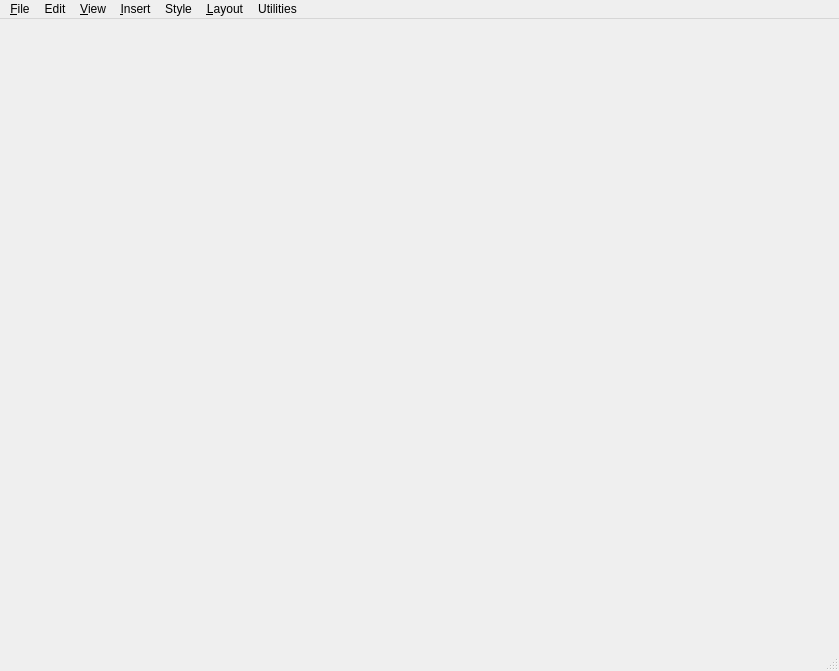
<?xml version="1.0" encoding="UTF-8"?>
<ui version="4.0">
 <class>MainWindow</class>
 <widget class="QMainWindow" name="MainWindow">
  <property name="geometry">
   <rect>
    <x>0</x>
    <y>0</y>
    <width>839</width>
    <height>671</height>
   </rect>
  </property>
  <property name="windowTitle">
   <string>MainWindow</string>
  </property>
  <widget class="QWidget" name="centralwidget">
   <widget class="QWidget" name="verticalLayoutWidget">
    <property name="geometry">
     <rect>
      <x>-1</x>
      <y>-1</y>
      <width>841</width>
      <height>631</height>
     </rect>
    </property>
    <layout class="QVBoxLayout" name="verticalLayout" stretch="">
     <property name="spacing">
      <number>0</number>
     </property>
    </layout>
   </widget>
  </widget>
  <widget class="QMenuBar" name="menubar">
   <property name="geometry">
    <rect>
     <x>0</x>
     <y>0</y>
     <width>839</width>
     <height>21</height>
    </rect>
   </property>
   <widget class="QMenu" name="menu_File">
    <property name="title">
     <string>&amp;File</string>
    </property>
    <addaction name="action_Open"/>
    <addaction name="action_Close"/>
    <addaction name="action_Save"/>
    <addaction name="actionSave_As"/>
    <addaction name="actionSave_and_Close"/>
    <addaction name="separator"/>
    <addaction name="actionPrint"/>
    <addaction name="actionPrint_Preview"/>
    <addaction name="separator"/>
    <addaction name="actionStatus"/>
    <addaction name="actionExit"/>
   </widget>
   <widget class="QMenu" name="menuEdit">
    <property name="title">
     <string>Edit</string>
    </property>
    <widget class="QMenu" name="menuCopy">
     <property name="title">
      <string>Copy</string>
     </property>
     <addaction name="actionBlock"/>
     <addaction name="actionFrom_Clipboard"/>
     <addaction name="actionTo_Clipboard"/>
    </widget>
    <widget class="QMenu" name="menuDelete">
     <property name="title">
      <string>Delete</string>
     </property>
     <addaction name="actionBlock_2"/>
     <addaction name="actionWord"/>
     <addaction name="actionLine"/>
     <addaction name="actionLine_Left_of_Cursor"/>
     <addaction name="actionLine_Right_of_Cursor"/>
     <addaction name="actionTo_Character"/>
    </widget>
    <widget class="QMenu" name="menuGo_to_Marker">
     <property name="title">
      <string>Go to Marker</string>
     </property>
     <addaction name="action1"/>
     <addaction name="action2"/>
     <addaction name="action3"/>
     <addaction name="action4"/>
     <addaction name="action5"/>
     <addaction name="action6"/>
     <addaction name="action7"/>
     <addaction name="action8"/>
     <addaction name="action9"/>
     <addaction name="action0"/>
    </widget>
    <widget class="QMenu" name="menuSet_Marker">
     <property name="title">
      <string>Set Marker</string>
     </property>
     <addaction name="action1_2"/>
     <addaction name="action2_2"/>
     <addaction name="action3_2"/>
     <addaction name="action4_2"/>
     <addaction name="action5_2"/>
     <addaction name="action6_2"/>
     <addaction name="action7_2"/>
     <addaction name="action8_2"/>
     <addaction name="action9_2"/>
     <addaction name="action0_2"/>
    </widget>
    <widget class="QMenu" name="menuGo_to_Other">
     <property name="title">
      <string>Go to Other</string>
     </property>
     <addaction name="actionFont_Tag"/>
     <addaction name="actionStyle_Tag"/>
     <addaction name="actionNote_2"/>
     <addaction name="actionPrevious_Position"/>
     <addaction name="actionLast_Find_Replace"/>
     <addaction name="actionBeginning_of_Block"/>
     <addaction name="actionDocument_Beginning"/>
     <addaction name="actionDocument_End"/>
     <addaction name="actionScrol_Continuously_Up"/>
     <addaction name="actionScroll_Continuously_Down"/>
    </widget>
    <widget class="QMenu" name="menuNote_Options">
     <property name="title">
      <string>Note Options</string>
     </property>
     <addaction name="actionStarting_Number_for_Note"/>
     <addaction name="actionConvert_Note"/>
     <addaction name="actionConvert_at_Print"/>
     <addaction name="actionEndnote_Location"/>
    </widget>
    <widget class="QMenu" name="menuEditing_Settings">
     <property name="title">
      <string>Editing Settings</string>
     </property>
     <addaction name="actionColumn_Block_Mode"/>
     <addaction name="actionColumn_Replace_Mode"/>
     <addaction name="actionAuto_Aline"/>
    </widget>
    <addaction name="actionMark_Block_Begining"/>
    <addaction name="actionMark_Block_End"/>
    <addaction name="actionMove"/>
    <addaction name="menuCopy"/>
    <addaction name="menuDelete"/>
    <addaction name="actionMark_Previous_Block"/>
    <addaction name="separator"/>
    <addaction name="actionFind"/>
    <addaction name="actionFind_and_Replace"/>
    <addaction name="actionFind_Next"/>
    <addaction name="actionGo_to_Character"/>
    <addaction name="actionGo_to_Page"/>
    <addaction name="menuGo_to_Marker"/>
    <addaction name="menuGo_to_Other"/>
    <addaction name="menuSet_Marker"/>
    <addaction name="separator"/>
    <addaction name="actionEdit_Note"/>
    <addaction name="menuNote_Options"/>
    <addaction name="menuEditing_Settings"/>
   </widget>
   <widget class="QMenu" name="menu_View">
    <property name="title">
     <string>&amp;View</string>
    </property>
    <addaction name="actionPrint_Preview_2"/>
    <addaction name="separator"/>
    <addaction name="actionCommand_Tages"/>
    <addaction name="actionBlock_Highlighting"/>
    <addaction name="separator"/>
    <addaction name="actionScreen_Settings"/>
   </widget>
   <widget class="QMenu" name="menu_Insert">
    <property name="title">
     <string>&amp;Insert</string>
    </property>
    <widget class="QMenu" name="menuOther_Value">
     <property name="title">
      <string>Other Value</string>
     </property>
     <addaction name="actionCurrent_Time"/>
     <addaction name="actionLast_Math_Result"/>
     <addaction name="actionLast_Math_Expression"/>
     <addaction name="actionLast_Math_as_Dollar"/>
     <addaction name="actionCurrent_Filename"/>
     <addaction name="actionCurrent_Drive"/>
     <addaction name="actionCurrent_Directory"/>
     <addaction name="actionCurrent_Path"/>
    </widget>
    <widget class="QMenu" name="menuVariable">
     <property name="title">
      <string>Variable</string>
     </property>
     <addaction name="actionDate"/>
     <addaction name="actionTime"/>
     <addaction name="actionPage"/>
     <addaction name="actionLine_2"/>
     <addaction name="actionFilename"/>
     <addaction name="actionDrive"/>
     <addaction name="actionDirectory"/>
     <addaction name="actionPath"/>
    </widget>
    <widget class="QMenu" name="menuNote">
     <property name="title">
      <string>Note</string>
     </property>
     <addaction name="actionComment"/>
     <addaction name="actionFootnote"/>
     <addaction name="actionEndnote"/>
     <addaction name="actionAnnotation"/>
    </widget>
    <widget class="QMenu" name="menuIndex_TOC_Entry">
     <property name="title">
      <string>Index/TOC Entry</string>
     </property>
     <addaction name="actionTOC_Entry"/>
     <addaction name="actionIndex_Entry"/>
     <addaction name="actionMark_Text_for_Index"/>
     <addaction name="actionDot_Leader_to_Tab"/>
    </widget>
    <addaction name="actionPage_Break"/>
    <addaction name="actionColumn_Break"/>
    <addaction name="separator"/>
    <addaction name="actionToday_s_Date"/>
    <addaction name="menuOther_Value"/>
    <addaction name="menuVariable"/>
    <addaction name="actionExtended_Character"/>
    <addaction name="separator"/>
    <addaction name="actionFile"/>
    <addaction name="actionGraphic"/>
    <addaction name="menuNote"/>
    <addaction name="separator"/>
    <addaction name="menuIndex_TOC_Entry"/>
    <addaction name="actionParagraph_Outline_Number"/>
   </widget>
   <widget class="QMenu" name="menuStyle">
    <property name="title">
     <string>Style</string>
    </property>
    <widget class="QMenu" name="menuOther">
     <property name="title">
      <string>Other</string>
     </property>
     <addaction name="actionStrikeout"/>
     <addaction name="actionSubscript"/>
     <addaction name="actionSuperscript"/>
     <addaction name="actionDouble_Strike"/>
     <addaction name="actionColor"/>
    </widget>
    <widget class="QMenu" name="menuManage_Paragraph_Styles">
     <property name="title">
      <string>Manage Paragraph Styles</string>
     </property>
     <addaction name="actionCopy_Style_to_Library"/>
     <addaction name="actionDelete_Library_Style"/>
     <addaction name="actionRename_Library_Style"/>
     <addaction name="actionRename_DOcument_Style"/>
    </widget>
    <widget class="QMenu" name="menuConvert_Case">
     <property name="title">
      <string>Convert Case</string>
     </property>
     <addaction name="actionUppercase"/>
     <addaction name="actionLowercase"/>
     <addaction name="actionSentence_Case"/>
    </widget>
    <addaction name="actionBold"/>
    <addaction name="actionItalic"/>
    <addaction name="actionUnderline"/>
    <addaction name="actionFont"/>
    <addaction name="menuOther"/>
    <addaction name="separator"/>
    <addaction name="actionSelect_Paragraph_Style"/>
    <addaction name="actionReturn_to_Previous_Style"/>
    <addaction name="actionDefine_Paragraph_Style"/>
    <addaction name="menuManage_Paragraph_Styles"/>
    <addaction name="separator"/>
    <addaction name="menuConvert_Case"/>
    <addaction name="actionSettings"/>
   </widget>
   <widget class="QMenu" name="menu_Layout">
    <property name="title">
     <string>&amp;Layout</string>
    </property>
    <widget class="QMenu" name="menuHeaders_Footers">
     <property name="title">
      <string>Headers/Footers</string>
     </property>
     <addaction name="actionHeader"/>
     <addaction name="actionFooter"/>
    </widget>
    <widget class="QMenu" name="menuSpecial_Effects">
     <property name="title">
      <string>Special Effects</string>
     </property>
     <addaction name="actionKeep_Words_Together_on_Line"/>
     <addaction name="actionKeep_Lines_Together_on_Page"/>
     <addaction name="actionKeep_Lines_Toghether_in_COlumn"/>
    </widget>
    <addaction name="actionCenter_Line"/>
    <addaction name="actionRight_Align_Line"/>
    <addaction name="separator"/>
    <addaction name="actionRuler_Line"/>
    <addaction name="actionColumns"/>
    <addaction name="actionPage_2"/>
    <addaction name="menuHeaders_Footers"/>
    <addaction name="actionPage_Numbering"/>
    <addaction name="actionLine_Numbering"/>
    <addaction name="actionAlignment_and_Spacing"/>
    <addaction name="menuSpecial_Effects"/>
   </widget>
   <widget class="QMenu" name="menuUtilities">
    <property name="title">
     <string>Utilities</string>
    </property>
    <widget class="QMenu" name="menuSpell_Check_Other">
     <property name="title">
      <string>Spell Check Other</string>
     </property>
     <addaction name="actionRest_of_Document"/>
     <addaction name="actionParagraph"/>
     <addaction name="actionRest_of_Notes"/>
    </widget>
    <widget class="QMenu" name="menuMacros">
     <property name="title">
      <string>Macros</string>
     </property>
     <addaction name="actionPlay"/>
     <addaction name="actionRecord"/>
     <addaction name="actionEdit_Create"/>
     <addaction name="actionSingle_Step"/>
     <addaction name="actionCopy_2"/>
     <addaction name="actionDelete_2"/>
     <addaction name="actionRename"/>
    </widget>
    <widget class="QMenu" name="menuSort_Block">
     <property name="title">
      <string>Sort Block</string>
     </property>
     <addaction name="actionAscending"/>
     <addaction name="actionDescending"/>
    </widget>
    <widget class="QMenu" name="menuMerge_Print_Commands">
     <property name="title">
      <string>Merge Print Commands</string>
     </property>
     <addaction name="actionData_File"/>
     <addaction name="actionName_Variables"/>
     <addaction name="actionSet_Variable"/>
     <addaction name="actionSet_Variable_to_Math_Result"/>
     <addaction name="actionAsk_for_Variable"/>
     <addaction name="separator"/>
     <addaction name="actionIf"/>
     <addaction name="actionElse"/>
     <addaction name="actionEnd_If"/>
     <addaction name="actionGo_to_Top_of_Document"/>
     <addaction name="actionGo_to_End_of_Document"/>
     <addaction name="separator"/>
     <addaction name="actionDisplay_Message"/>
     <addaction name="actionPrint_File_n_Times"/>
    </widget>
    <widget class="QMenu" name="menuReformat">
     <property name="title">
      <string>Reformat</string>
     </property>
     <addaction name="actionRest_of_Document_2"/>
     <addaction name="actionWord_2"/>
     <addaction name="actionType_Word"/>
     <addaction name="actionRest_of_Notes_2"/>
    </widget>
    <addaction name="actionSpell_Check_Global"/>
    <addaction name="menuSpell_Check_Other"/>
    <addaction name="actionThesaurus"/>
    <addaction name="actionLanguage_Change"/>
    <addaction name="separator"/>
    <addaction name="actionInset"/>
    <addaction name="actionCalculator"/>
    <addaction name="actionBlock_Math"/>
    <addaction name="menuSort_Block"/>
    <addaction name="actionWord_Count"/>
    <addaction name="separator"/>
    <addaction name="menuMacros"/>
    <addaction name="menuMerge_Print_Commands"/>
    <addaction name="separator"/>
    <addaction name="menuReformat"/>
   </widget>
   <addaction name="menu_File"/>
   <addaction name="menuEdit"/>
   <addaction name="menu_View"/>
   <addaction name="menu_Insert"/>
   <addaction name="menuStyle"/>
   <addaction name="menu_Layout"/>
   <addaction name="menuUtilities"/>
  </widget>
  <widget class="QStatusBar" name="statusbar"/>
  <action name="action_Open">
   <property name="text">
    <string>&amp;Open</string>
   </property>
   <property name="toolTip">
    <string>Open ^KR</string>
   </property>
   <property name="statusTip">
    <string>Open ^KR</string>
   </property>
  </action>
  <action name="action_Close">
   <property name="text">
    <string>&amp;Close</string>
   </property>
  </action>
  <action name="action_Save">
   <property name="text">
    <string>&amp;Save</string>
   </property>
   <property name="statusTip">
    <string>Save ^KS</string>
   </property>
  </action>
  <action name="actionSave_As">
   <property name="text">
    <string>Save &amp;As...</string>
   </property>
   <property name="statusTip">
    <string>Save As ^KT</string>
   </property>
  </action>
  <action name="actionSave_and_Close">
   <property name="text">
    <string>Save and Close</string>
   </property>
   <property name="statusTip">
    <string>Save and Close ^KD</string>
   </property>
  </action>
  <action name="actionPrint">
   <property name="text">
    <string>Print...</string>
   </property>
   <property name="statusTip">
    <string>Print ^KP</string>
   </property>
  </action>
  <action name="actionPrint_Preview">
   <property name="text">
    <string>Print Preview...</string>
   </property>
   <property name="statusTip">
    <string>Print Preview ^OP</string>
   </property>
  </action>
  <action name="actionStatus">
   <property name="text">
    <string>Status</string>
   </property>
   <property name="statusTip">
    <string>Status ^O?</string>
   </property>
  </action>
  <action name="actionExit">
   <property name="text">
    <string>Exit</string>
   </property>
   <property name="statusTip">
    <string>Exit ^KX</string>
   </property>
  </action>
  <action name="actionMark_Block_Begining">
   <property name="text">
    <string>Mark Block Begining</string>
   </property>
  </action>
  <action name="actionMark_Block_End">
   <property name="text">
    <string>Mark Block End</string>
   </property>
  </action>
  <action name="actionMove">
   <property name="text">
    <string>Move Block</string>
   </property>
  </action>
  <action name="actionBlock">
   <property name="text">
    <string>Block</string>
   </property>
  </action>
  <action name="actionFrom_Clipboard">
   <property name="text">
    <string>From Clipboard</string>
   </property>
  </action>
  <action name="actionTo_Clipboard">
   <property name="text">
    <string>To Clipboard</string>
   </property>
  </action>
  <action name="actionBlock_2">
   <property name="text">
    <string>Block</string>
   </property>
  </action>
  <action name="actionWord">
   <property name="text">
    <string>Word</string>
   </property>
  </action>
  <action name="actionLine">
   <property name="text">
    <string>Line</string>
   </property>
  </action>
  <action name="actionLine_Left_of_Cursor">
   <property name="text">
    <string>Line Left of Cursor</string>
   </property>
  </action>
  <action name="actionLine_Right_of_Cursor">
   <property name="text">
    <string>Line Right of Cursor</string>
   </property>
  </action>
  <action name="actionTo_Character">
   <property name="text">
    <string>To Character...</string>
   </property>
  </action>
  <action name="actionMark_Previous_Block">
   <property name="text">
    <string>Mark Previous Block</string>
   </property>
  </action>
  <action name="actionFind">
   <property name="text">
    <string>Find...</string>
   </property>
  </action>
  <action name="actionFind_and_Replace">
   <property name="text">
    <string>Find and Replace...</string>
   </property>
  </action>
  <action name="actionFind_Next">
   <property name="text">
    <string>Find Next</string>
   </property>
  </action>
  <action name="actionGo_to_Character">
   <property name="text">
    <string>Go to Character...</string>
   </property>
  </action>
  <action name="actionGo_to_Page">
   <property name="text">
    <string>Go to Page...</string>
   </property>
  </action>
  <action name="action1">
   <property name="text">
    <string>1</string>
   </property>
  </action>
  <action name="action2">
   <property name="text">
    <string>2</string>
   </property>
  </action>
  <action name="action3">
   <property name="text">
    <string>3</string>
   </property>
  </action>
  <action name="action4">
   <property name="text">
    <string>4</string>
   </property>
  </action>
  <action name="action5">
   <property name="text">
    <string>5</string>
   </property>
  </action>
  <action name="action6">
   <property name="text">
    <string>6</string>
   </property>
  </action>
  <action name="action7">
   <property name="text">
    <string>7</string>
   </property>
  </action>
  <action name="action8">
   <property name="text">
    <string>8</string>
   </property>
  </action>
  <action name="action9">
   <property name="text">
    <string>9</string>
   </property>
  </action>
  <action name="action0">
   <property name="text">
    <string>0</string>
   </property>
  </action>
  <action name="action1_2">
   <property name="text">
    <string>1</string>
   </property>
  </action>
  <action name="action2_2">
   <property name="text">
    <string>2</string>
   </property>
  </action>
  <action name="action3_2">
   <property name="text">
    <string>3</string>
   </property>
  </action>
  <action name="action4_2">
   <property name="text">
    <string>4</string>
   </property>
  </action>
  <action name="action5_2">
   <property name="text">
    <string>5</string>
   </property>
  </action>
  <action name="action6_2">
   <property name="text">
    <string>6</string>
   </property>
  </action>
  <action name="action7_2">
   <property name="text">
    <string>7</string>
   </property>
  </action>
  <action name="action8_2">
   <property name="text">
    <string>8</string>
   </property>
  </action>
  <action name="action9_2">
   <property name="text">
    <string>9</string>
   </property>
  </action>
  <action name="action0_2">
   <property name="text">
    <string>0</string>
   </property>
  </action>
  <action name="actionEdit_Note">
   <property name="text">
    <string>Edit Note</string>
   </property>
  </action>
  <action name="actionPrint_Preview_2">
   <property name="text">
    <string>Print Preview</string>
   </property>
  </action>
  <action name="actionCommand_Tages">
   <property name="text">
    <string>Command Tages</string>
   </property>
  </action>
  <action name="actionBlock_Highlighting">
   <property name="text">
    <string>Block Highlighting</string>
   </property>
  </action>
  <action name="actionScreen_Settings">
   <property name="text">
    <string>Screen Settings...</string>
   </property>
  </action>
  <action name="actionPage_Break">
   <property name="text">
    <string>Page Break</string>
   </property>
  </action>
  <action name="actionColumn_Break">
   <property name="text">
    <string>Column Break</string>
   </property>
  </action>
  <action name="actionToday_s_Date">
   <property name="text">
    <string>Today's Date</string>
   </property>
  </action>
  <action name="actionCurrent_Time">
   <property name="text">
    <string>Current Time</string>
   </property>
  </action>
  <action name="actionLast_Math_Result">
   <property name="text">
    <string>Last Math Result</string>
   </property>
  </action>
  <action name="actionLast_Math_Expression">
   <property name="text">
    <string>Last Math Expression</string>
   </property>
  </action>
  <action name="actionLast_Math_as_Dollar">
   <property name="text">
    <string>Last Math as Dollar</string>
   </property>
  </action>
  <action name="actionCurrent_Filename">
   <property name="text">
    <string>Current Filename</string>
   </property>
  </action>
  <action name="actionCurrent_Drive">
   <property name="text">
    <string>Current Drive</string>
   </property>
  </action>
  <action name="actionCurrent_Directory">
   <property name="text">
    <string>Current Directory</string>
   </property>
  </action>
  <action name="actionCurrent_Path">
   <property name="text">
    <string>Current Path</string>
   </property>
  </action>
  <action name="actionDate">
   <property name="text">
    <string>Date</string>
   </property>
  </action>
  <action name="actionTime">
   <property name="text">
    <string>Time</string>
   </property>
  </action>
  <action name="actionPage">
   <property name="text">
    <string>Page</string>
   </property>
  </action>
  <action name="actionLine_2">
   <property name="text">
    <string>Line</string>
   </property>
  </action>
  <action name="actionFilename">
   <property name="text">
    <string>Filename</string>
   </property>
  </action>
  <action name="actionDrive">
   <property name="text">
    <string>Drive</string>
   </property>
  </action>
  <action name="actionDirectory">
   <property name="text">
    <string>Directory</string>
   </property>
  </action>
  <action name="actionPath">
   <property name="text">
    <string>Path</string>
   </property>
  </action>
  <action name="actionExtended_Character">
   <property name="text">
    <string>Extended Character</string>
   </property>
  </action>
  <action name="actionFile">
   <property name="text">
    <string>File...</string>
   </property>
  </action>
  <action name="actionGraphic">
   <property name="text">
    <string>Graphic...</string>
   </property>
  </action>
  <action name="actionParagraph_Outline_Number">
   <property name="text">
    <string>Paragraph Outline Number...</string>
   </property>
  </action>
  <action name="actionComment">
   <property name="text">
    <string>Comment...</string>
   </property>
  </action>
  <action name="actionFootnote">
   <property name="text">
    <string>Footnote...</string>
   </property>
  </action>
  <action name="actionEndnote">
   <property name="text">
    <string>Endnote...</string>
   </property>
  </action>
  <action name="actionAnnotation">
   <property name="text">
    <string>Annotation...</string>
   </property>
  </action>
  <action name="actionTOC_Entry">
   <property name="text">
    <string>TOC Entry...</string>
   </property>
  </action>
  <action name="actionIndex_Entry">
   <property name="text">
    <string>Index Entry...</string>
   </property>
  </action>
  <action name="actionMark_Text_for_Index">
   <property name="text">
    <string>Mark Text for Index</string>
   </property>
  </action>
  <action name="actionDot_Leader_to_Tab">
   <property name="text">
    <string>Dot Leader to Tab</string>
   </property>
  </action>
  <action name="actionFont_Tag">
   <property name="text">
    <string>Font Tag</string>
   </property>
  </action>
  <action name="actionStyle_Tag">
   <property name="text">
    <string>Style Tag</string>
   </property>
  </action>
  <action name="actionNote_2">
   <property name="text">
    <string>Note...</string>
   </property>
  </action>
  <action name="actionPrevious_Position">
   <property name="text">
    <string>Previous Position</string>
   </property>
  </action>
  <action name="actionLast_Find_Replace">
   <property name="text">
    <string>Last Find/Replace</string>
   </property>
  </action>
  <action name="actionBeginning_of_Block">
   <property name="text">
    <string>Beginning of Block</string>
   </property>
  </action>
  <action name="actionDocument_Beginning">
   <property name="text">
    <string>Document Beginning</string>
   </property>
  </action>
  <action name="actionDocument_End">
   <property name="text">
    <string>Document End</string>
   </property>
  </action>
  <action name="actionScrol_Continuously_Up">
   <property name="text">
    <string>Scroll Continuously Up</string>
   </property>
  </action>
  <action name="actionScroll_Continuously_Down">
   <property name="text">
    <string>Scroll Continuously Down</string>
   </property>
  </action>
  <action name="actionStarting_Number_for_Note">
   <property name="text">
    <string>Starting Number for Note...</string>
   </property>
  </action>
  <action name="actionConvert_Note">
   <property name="text">
    <string>Convert Note...</string>
   </property>
  </action>
  <action name="actionConvert_at_Print">
   <property name="text">
    <string>Convert at Print...</string>
   </property>
  </action>
  <action name="actionEndnote_Location">
   <property name="text">
    <string>Endnote Location</string>
   </property>
  </action>
  <action name="actionColumn_Block_Mode">
   <property name="text">
    <string>Column Block Mode</string>
   </property>
  </action>
  <action name="actionColumn_Replace_Mode">
   <property name="text">
    <string>Column Replace Mode</string>
   </property>
  </action>
  <action name="actionAuto_Aline">
   <property name="text">
    <string>Auto Align</string>
   </property>
  </action>
  <action name="actionBold">
   <property name="text">
    <string>Bold</string>
   </property>
  </action>
  <action name="actionItalic">
   <property name="text">
    <string>Italic</string>
   </property>
  </action>
  <action name="actionUnderline">
   <property name="text">
    <string>Underline</string>
   </property>
  </action>
  <action name="actionFont">
   <property name="text">
    <string>Font...</string>
   </property>
  </action>
  <action name="actionStrikeout">
   <property name="text">
    <string>Strikeout</string>
   </property>
  </action>
  <action name="actionSubscript">
   <property name="text">
    <string>Subscript</string>
   </property>
  </action>
  <action name="actionSuperscript">
   <property name="text">
    <string>Superscript</string>
   </property>
  </action>
  <action name="actionDouble_Strike">
   <property name="text">
    <string>Double Strike</string>
   </property>
  </action>
  <action name="actionColor">
   <property name="text">
    <string>Color</string>
   </property>
  </action>
  <action name="actionSelect_Paragraph_Style">
   <property name="text">
    <string>Select Paragraph Style</string>
   </property>
  </action>
  <action name="actionReturn_to_Previous_Style">
   <property name="text">
    <string>Return to Previous Style</string>
   </property>
  </action>
  <action name="actionDefine_Paragraph_Style">
   <property name="text">
    <string>Define Paragraph Style...</string>
   </property>
  </action>
  <action name="actionCopy_Style_to_Library">
   <property name="text">
    <string>Copy Style to Library...</string>
   </property>
  </action>
  <action name="actionDelete_Library_Style">
   <property name="text">
    <string>Delete Library Style...</string>
   </property>
  </action>
  <action name="actionRename_Library_Style">
   <property name="text">
    <string>Rename Library Style...</string>
   </property>
  </action>
  <action name="actionRename_DOcument_Style">
   <property name="text">
    <string>Rename DOcument Style...</string>
   </property>
  </action>
  <action name="actionUppercase">
   <property name="text">
    <string>Uppercase</string>
   </property>
  </action>
  <action name="actionLowercase">
   <property name="text">
    <string>Lowercase</string>
   </property>
  </action>
  <action name="actionSentence_Case">
   <property name="text">
    <string>Sentence Case</string>
   </property>
  </action>
  <action name="actionSettings">
   <property name="text">
    <string>Settings...</string>
   </property>
  </action>
  <action name="actionCenter_Line">
   <property name="text">
    <string>Center Line</string>
   </property>
  </action>
  <action name="actionRight_Align_Line">
   <property name="text">
    <string>Right Align Line</string>
   </property>
  </action>
  <action name="actionRuler_Line">
   <property name="text">
    <string>Ruler Line...</string>
   </property>
  </action>
  <action name="actionColumns">
   <property name="text">
    <string>Columns...</string>
   </property>
  </action>
  <action name="actionPage_2">
   <property name="text">
    <string>Page...</string>
   </property>
  </action>
  <action name="actionHeader">
   <property name="text">
    <string>Header...</string>
   </property>
  </action>
  <action name="actionFooter">
   <property name="text">
    <string>Footer...</string>
   </property>
  </action>
  <action name="actionPage_Numbering">
   <property name="text">
    <string>Page Numbering...</string>
   </property>
  </action>
  <action name="actionLine_Numbering">
   <property name="text">
    <string>Line Numbering...</string>
   </property>
  </action>
  <action name="actionAlignment_and_Spacing">
   <property name="text">
    <string>Alignment and Spacing...</string>
   </property>
  </action>
  <action name="actionKeep_Words_Together_on_Line">
   <property name="text">
    <string>Keep Words Together on Line</string>
   </property>
  </action>
  <action name="actionKeep_Lines_Together_on_Page">
   <property name="text">
    <string>Keep Lines Together on Page...</string>
   </property>
  </action>
  <action name="actionKeep_Lines_Toghether_in_COlumn">
   <property name="text">
    <string>Keep Lines Toghether in Column...</string>
   </property>
  </action>
  <action name="actionSpell_Check_Global">
   <property name="text">
    <string>Spell Check Global</string>
   </property>
  </action>
  <action name="actionRest_of_Document">
   <property name="text">
    <string>Rest of Document</string>
   </property>
  </action>
  <action name="actionParagraph">
   <property name="text">
    <string>Paragraph</string>
   </property>
  </action>
  <action name="actionRest_of_Notes">
   <property name="text">
    <string>Rest of Notes</string>
   </property>
  </action>
  <action name="actionThesaurus">
   <property name="text">
    <string>Thesaurus...</string>
   </property>
  </action>
  <action name="actionLanguage_Change">
   <property name="text">
    <string>Language Change...</string>
   </property>
  </action>
  <action name="actionInset">
   <property name="text">
    <string>Inset</string>
   </property>
  </action>
  <action name="actionCalculator">
   <property name="text">
    <string>Calculator</string>
   </property>
  </action>
  <action name="actionBlock_Math">
   <property name="text">
    <string>Block Math</string>
   </property>
  </action>
  <action name="actionWord_Count">
   <property name="text">
    <string>Word Count</string>
   </property>
  </action>
  <action name="actionAscending">
   <property name="text">
    <string>Ascending</string>
   </property>
  </action>
  <action name="actionDescending">
   <property name="text">
    <string>Descending</string>
   </property>
  </action>
  <action name="actionPlay">
   <property name="text">
    <string>Play...</string>
   </property>
  </action>
  <action name="actionRecord">
   <property name="text">
    <string>Record...</string>
   </property>
  </action>
  <action name="actionEdit_Create">
   <property name="text">
    <string>Edit/Create...</string>
   </property>
  </action>
  <action name="actionSingle_Step">
   <property name="text">
    <string>Single Step...</string>
   </property>
  </action>
  <action name="actionCopy_2">
   <property name="text">
    <string>Copy...</string>
   </property>
  </action>
  <action name="actionDelete_2">
   <property name="text">
    <string>Delete...</string>
   </property>
  </action>
  <action name="actionRename">
   <property name="text">
    <string>Rename...</string>
   </property>
  </action>
  <action name="actionData_File">
   <property name="text">
    <string>Data File...</string>
   </property>
  </action>
  <action name="actionName_Variables">
   <property name="text">
    <string>Name Variables...</string>
   </property>
  </action>
  <action name="actionSet_Variable">
   <property name="text">
    <string>Set Variable...</string>
   </property>
  </action>
  <action name="actionSet_Variable_to_Math_Result">
   <property name="text">
    <string>Set Variable to Math Result...</string>
   </property>
  </action>
  <action name="actionAsk_for_Variable">
   <property name="text">
    <string>Ask for Variable...</string>
   </property>
  </action>
  <action name="actionIf">
   <property name="text">
    <string>If...</string>
   </property>
  </action>
  <action name="actionElse">
   <property name="text">
    <string>Else</string>
   </property>
  </action>
  <action name="actionEnd_If">
   <property name="text">
    <string>End If</string>
   </property>
  </action>
  <action name="actionGo_to_Top_of_Document">
   <property name="text">
    <string>Go to Top of Document</string>
   </property>
  </action>
  <action name="actionGo_to_End_of_Document">
   <property name="text">
    <string>Go to End of Document</string>
   </property>
  </action>
  <action name="actionDisplay_Message">
   <property name="text">
    <string>Display Message...</string>
   </property>
  </action>
  <action name="actionPrint_File_n_Times">
   <property name="text">
    <string>Print File n Times...</string>
   </property>
  </action>
  <action name="actionRest_of_Document_2">
   <property name="text">
    <string>Rest of Document</string>
   </property>
  </action>
  <action name="actionWord_2">
   <property name="text">
    <string>Word</string>
   </property>
  </action>
  <action name="actionType_Word">
   <property name="text">
    <string>Type Word...</string>
   </property>
  </action>
  <action name="actionRest_of_Notes_2">
   <property name="text">
    <string>Rest of Notes</string>
   </property>
  </action>
 </widget>
 <resources/>
 <connections/>
</ui>
